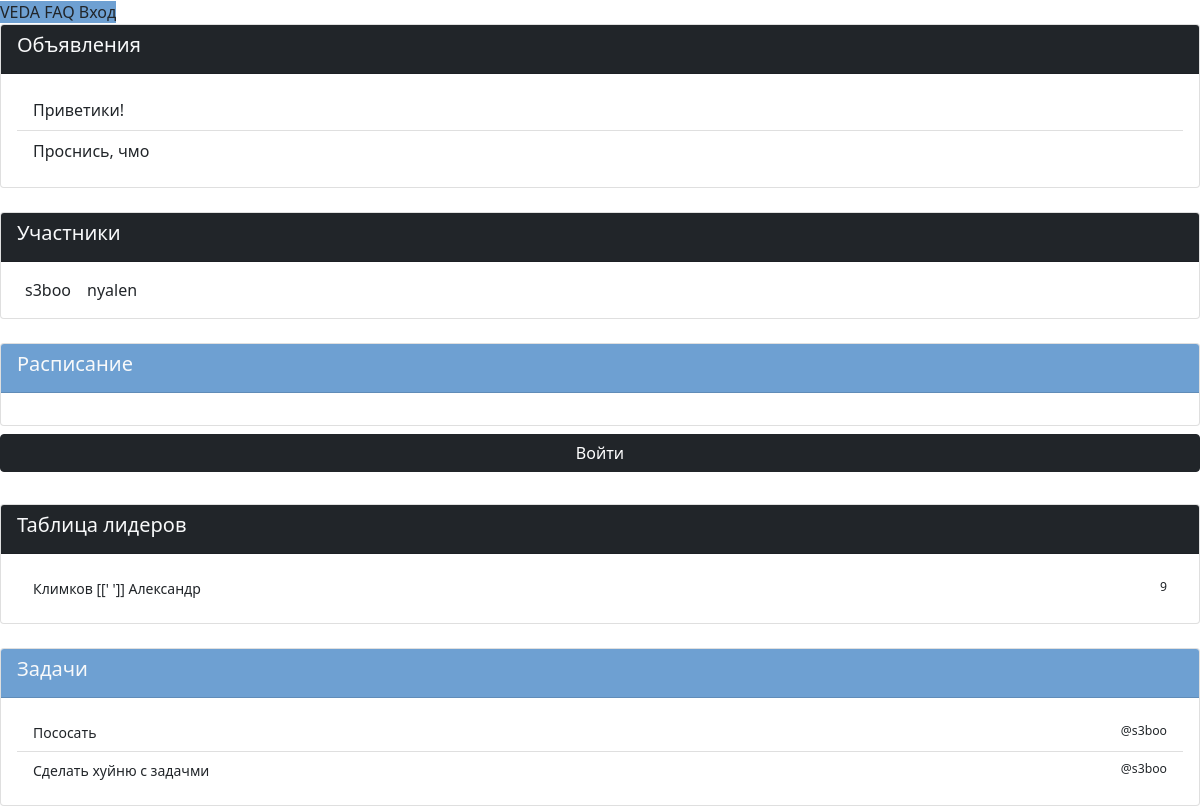
Before: /group/1 with the older database file.
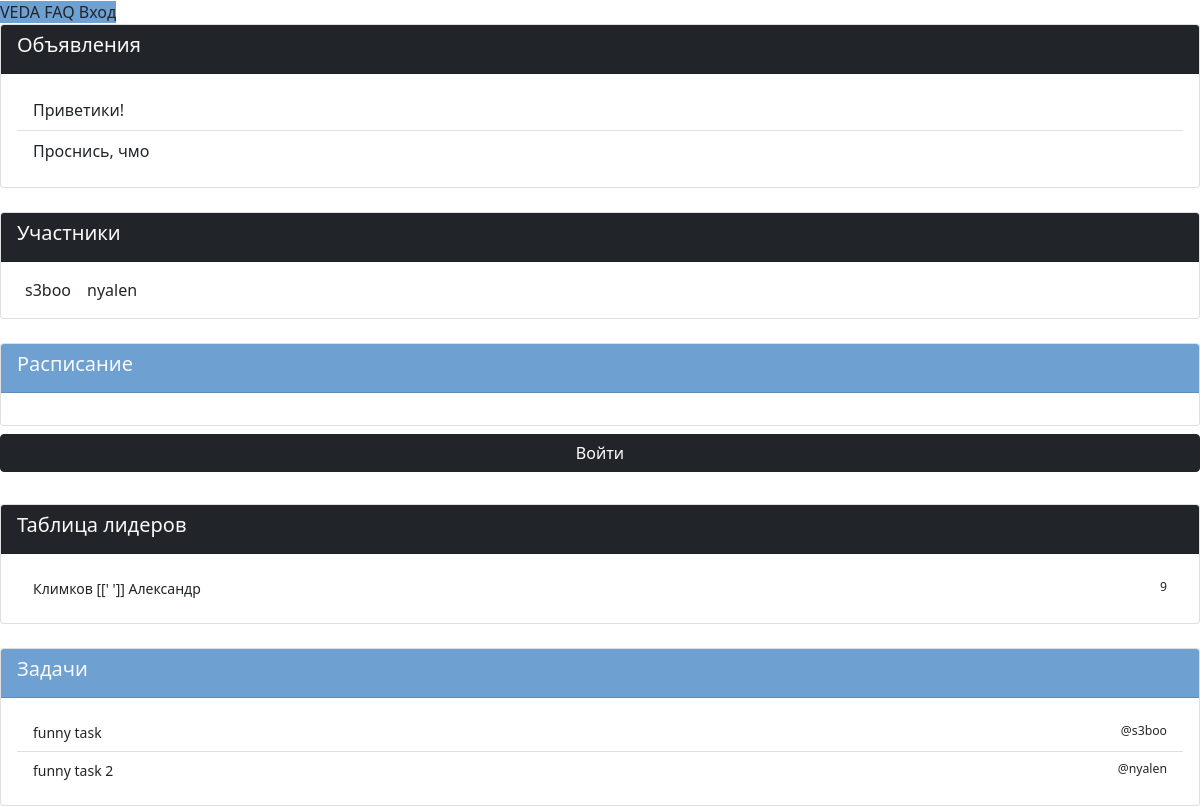
After: the same page with the newer database file.
### VEDA_application/models.py (models this page shows, shortened)
class Notice(models.Model):
    group = models.ForeignKey(
        Group,
        on_delete=models.CASCADE,
    ) # Группа для объявления
    author = models.ForeignKey(
        Client,
        on_delete=models.SET_NULL,
        null=True
    ) # Автор объявления (среди модераторов)
    message = models.CharField(max_length=250)                      # Содержание объявления
    date_of_create = models.DateTimeField(auto_now_add=True)        # Дата публикации

class Client(models.Model):
    user = models.OneToOneField(
        User,
        on_delete=models.CASCADE,
    )   # Связь один-к-одному с пользователем
    father = models.ForeignKey(
        Parent,
        on_delete=models.SET_NULL,
        null=True,
        related_name='father'
    ) # Связь с родителем внешним ключем
    mother =  models.ForeignKey(
        Parent,
        on_delete=models.SET_NULL,
        null=True,
        related_name='mother'
    ) # Связь с родителем внешним ключом
    status = models.CharField(max_length=100)                       # Поле статуса (отображается в профиле пользователя)
    hobbies = models.CharField(max_length=100)                      # Поле хобби (используется куратором и отображается в профиле)
    day_of_birthday = models.DateField(null=True)                   # Поле дня рождения (используется куратором и отображается в профиле)
    adress = models.CharField(max_length=50)                        # Поле адреса (используется только куратором и не виден в профиле)
    gender = models.CharField(choices=(
        ('M', 'Male'),
        ('F', 'Female'),
        ('O', 'Other')
    ), max_length=50, null=True)
    userpic = models.ImageField(upload_to='userpics', null=True, default="default.png")    # Аватар пользователя

class Task(models.Model):
    group = models.ForeignKey(
        Group,
        on_delete=models.CASCADE,
    ) # Группа с задачами
    receiver = models.ForeignKey(
        Client,
        on_delete=models.SET_NULL,
        null=True
    ) # Ответственный за задачу, может отсутствовать
    content = models.CharField(max_length=100)                      # Содержание задачи
    date_of_create = models.DateTimeField(auto_now_add=True)        # Дата открытия задачи
    date_of_completion = models.DateTimeField()                     # Дата срока для завершения
    status = models.IntegerField(choices=(
        (0, 'Ждет выполнения'),
        (1, 'Сделано')
    ))
    """ Статус выполнения задачи, где:
        0. Не выполнена
        1. Выполнена
    """

### VEDA_application/views.py (the view)
# urls.py: re_path('^group/(?P<pk>\d+?)$', views.group, name="group"),       # страница конкретной группы, доступ по ключу
def group(request, pk):
    if request.method == "GET":
        group = get_object_or_404(models.Group, pk=pk)
        return render(request, 'group.html', context={
            'group': group,
            'listeners': group.listeners.all(),
            'moderators': group.moderators.all(),
            'notices': models.Notice.objects.filter(group__id=group.id),
            'tasks': models.Task.objects.filter(group__id=group.id),
            'posts': models.Group_post.objects.filter(group__id=group.id),
            'sheet': models.Lesson.objects.filter(group__id=group.id)
        })

### VEDA_application/templates/group.html (shortened to what this page needs)
{% extends 'main_template.html' %}
{% load static %}
{% block application %}
  {% include 'borders_template.html' %}
  <b-container id="group" class="mt-5">
    <b-row>
      <b-col cols=8>
        <div class="card card-outline-secondary m-0">
          <div class="card-header bg-dark text-light">
            <h5>Объявления</h5>
          </div>
          <div class="card-body">
            <div class="list-group list-group-flush">
              {% for notice in notices %}
                <a ref="#"
                  class="list-group-item list-group-item-action d-flex justify-content-between align-items-center">
                  {{ notice.message }}
                </a>
              {% endfor %}
            </div>
          </div>
        </div>
        <div class="card card-outline-secondary m-0 mt-4">
          <div class="card-header bg-dark text-light">
            <h5>Участники</h5>
          </div>
          <div class="card-body">
            <div class="d-flex">
              {% for moderator in moderators %}
                <div class="d-flex flex-column mx-2">
                  {{  moderator.user.username }}
                </div>
              {% endfor %}
              {% for listener in listeners %}
                <div class="d-flex flex-column mx-2">
                  {{  listener.user.username }}
                </div>
              {% endfor %}
            </div>
          </div>
        </div>
      </b-col>
      <b-col cols=4>
        <div class="card card-outline-secondary m-0">
          <div class="card-header text-light bg-blue">
            <h5>Расписание</h5>
          </div>
          <div class="card-body">
          </div>
        </div>
        {% if not user.client in listeners and not user.client in moderators %}
          <b-form method="POST" action="{% url 'group_enter' group.id %}">
            <b-button type="submit" class="btn w-100 btn-dark my-2">
              Войти
            </b-button>
          </b-form>
        {% else %}
          <b-form method="POST" action="{% url 'group_out' group.id %}">
            <b-button class="btn w-100 btn-dark my-2" type="submit">
              Выйти
            </b-button>
          </b-form>
        {% endif %}
        <div class="card card-outline-secondary m-0 mt-4">
          <div class="card-header bg-dark text-light">
            <h5>Таблица лидеров</h5>
          </div>
          <div class="card-body">
            <div class="list-group list-group-flush">
              {% for listener in listeners %}
                <a href="#" class="small list-group-item list-group-item-action d-flex justify-content-between">
                  {{ listener.user.last_name }} [[' ']] {{ listener.user.first_name }}
                  <small>
                    9
                  </small>
                </a>
              {% endfor %}
            </div>
          </div>
        </div>
        <div class="card card-outline-secondary m-0 mt-4">
          <div class="card-header bg-blue text-light">
            <h5>Задачи</h5>
          </div>
          <div class="card-body">
            <div class="list-group list-group-flush">
              {% for task in tasks %}
                <a href="#" class="small list-group-item list-group-item-action d-flex justify-content-between">{{ task.content }}
                  <small> @{{ task.receiver.user.username }}
                  </small>
                </a>
              {% endfor %}
            </div>
          </div>
        </div>
      </b-col>
    </b-row>
  </b-container>
{% endblock application %}

### VEDA_application/templates/main_template.html (shortened to what this page needs)
{% load static %}
<!DOCTYPE html>
<html lang="ru">
<head>
  <link type="text/css" rel="stylesheet" href="{% static 'bootstrap.min.css' %}" />
  <link type="text/css" rel="stylesheet" href="//unpkg.com/bootstrap-vue@latest/dist/bootstrap-vue.min.css" />
  <link rel="stylesheet" href="{% static 'bg.css' %}">
</head>
<body>
  {% block application %}{% endblock %}
</body>
</html>

### VEDA_application/templates/borders_template.html (shortened to what this page needs)
{% load static %}
<div id="bar">
  <b-navbar sticky toggleable type="dark"  class="bg-blue">
    <b-container>
      <b-navbar-brand
        href="{% url 'index' %} "
        class="mx-auto">VEDA</b-navbar-brand>
      <b-collapse id="navbar-toggle-collapse" is-nav>
        <b-navbar-nav class="ml-auto">
          <b-nav-item align="right" href="{% url 'faq' %}">
            FAQ
          </b-nav-item>
          {% if user.is_authenticated %}
            <b-nav-item align="right" href="{% url 'settings' %}">
              Настройки
              <b-icon icon="gear-fill" animation="spin" aria-hidden="true" ></b-icon>
            </b-nav-item>
            <b-nav-item align="right" href="{% url 'logout' %}">
              Выход
              <b-icon icon="person-fill"></b-icon>
            </b-nav-item>
          {% else %}
            <b-nav-item align="right" href="{% url 'login' %}">
              Вход
            </b-nav-item>
          {% endif %}
        </b-navbar-nav>
      </b-collapse>
    </b-container>
  </b-navbar>
</div>

### static/bg.css (style rules this page uses)
.bg-blue { background-color: #6ea0d2; }

Changed rows visible on the page:
removed Task: content "Пососать", receiver.user.username "s3boo"
removed Task: content "Сделать хуйню с задачми", receiver.user.username "s3boo"
added Task: content "funny task", receiver.user.username "s3boo"
added Task: content "funny task 2", receiver.user.username "nyalen"
